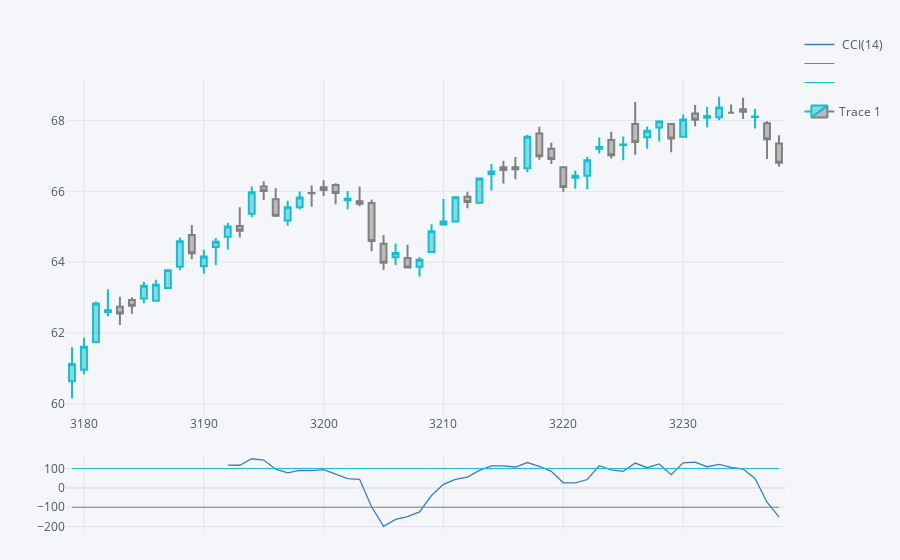

Here is the notebook cell this chart was saved with:
### Code cell
qf=cf.QuantFig(tickers.get_group('a')[-60:])
qf.add_cci()
plyo.iplot(qf.iplot(asFigure=True),image='png',filename='qf_04')
